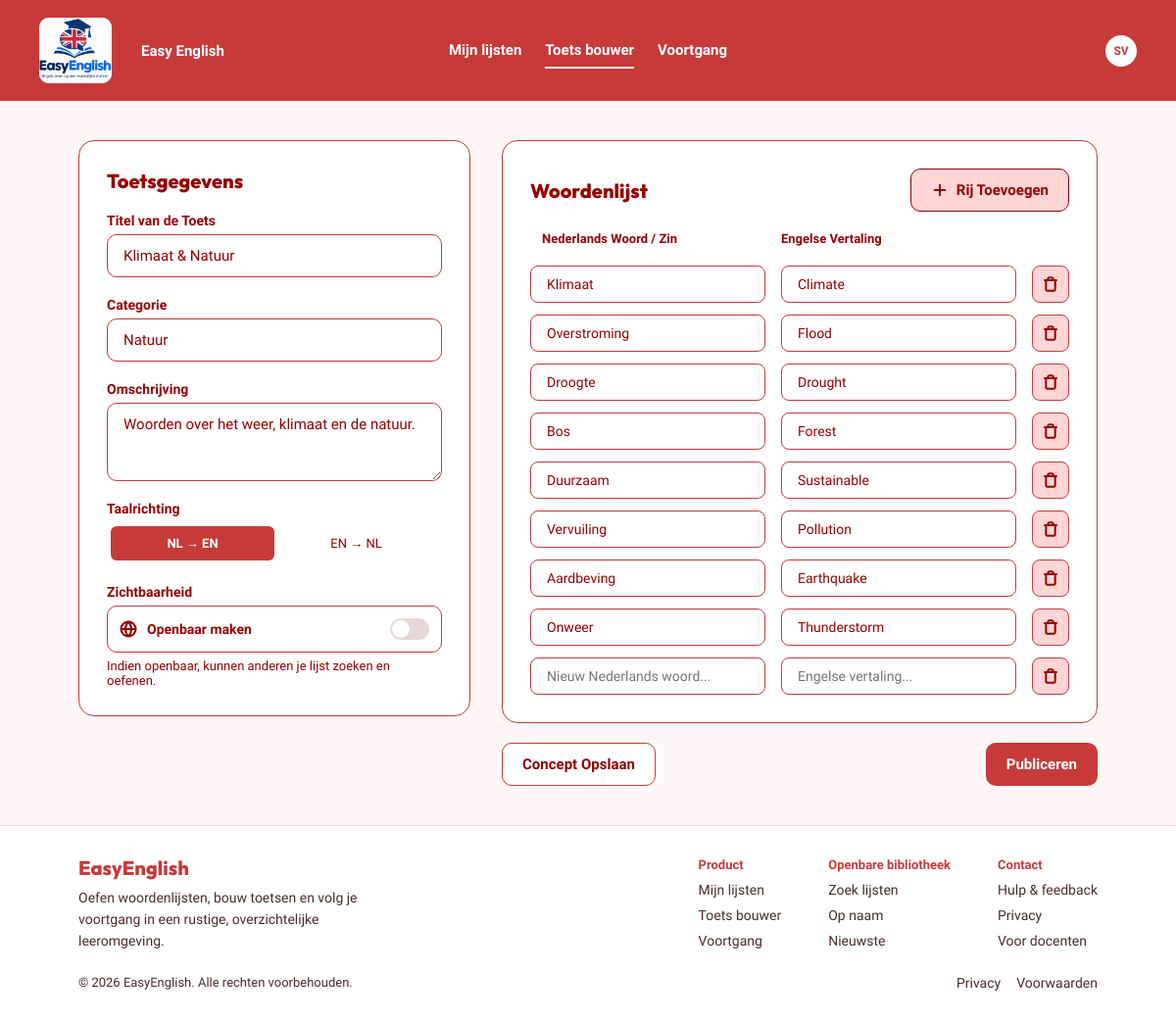
The app's page /toetsbouwer.php?id=2 (signed in), older data.
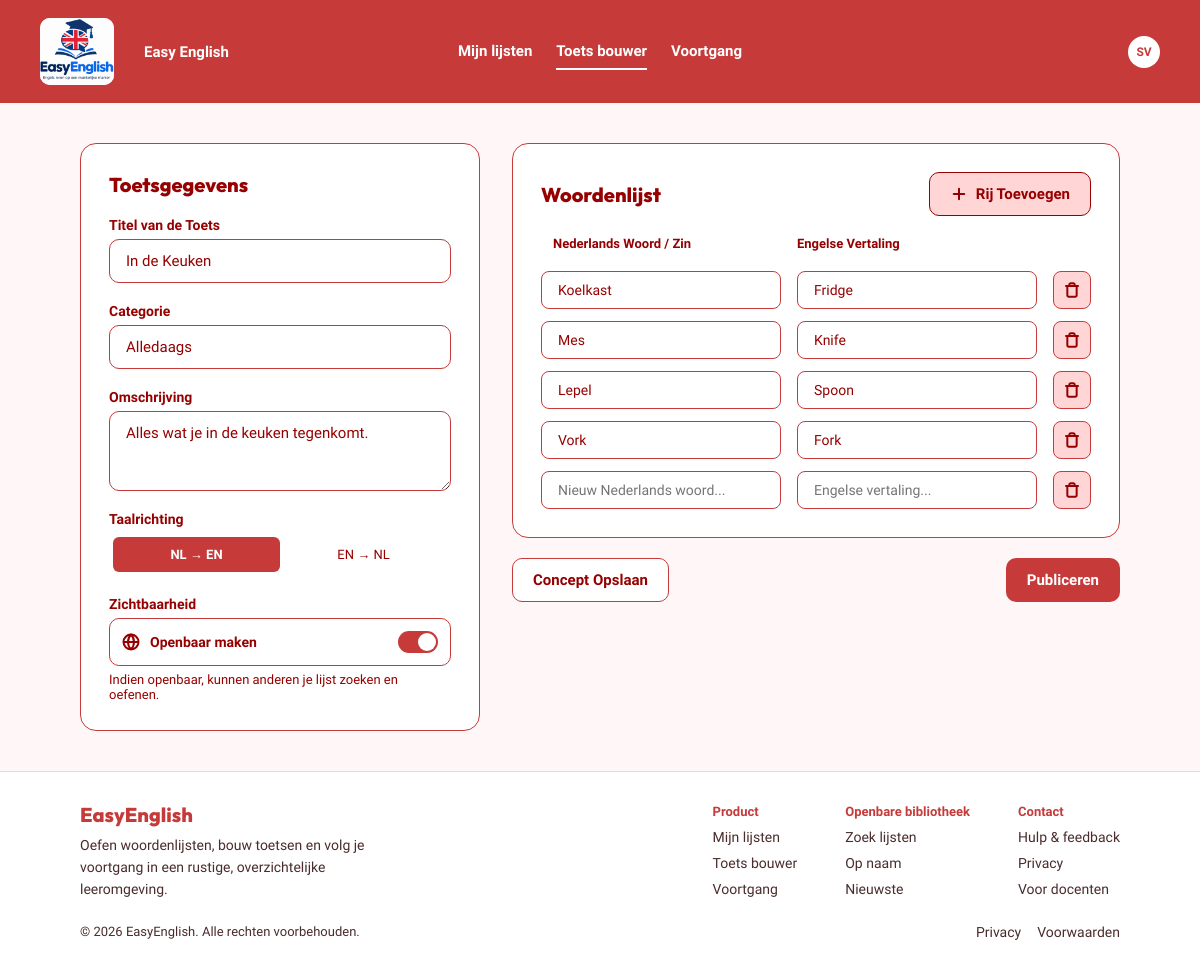
The same page, newer data.
### tables this page shows
CREATE TABLE word_lists (
    id           INT AUTO_INCREMENT PRIMARY KEY,
    user_id      INT NOT NULL,
    title        VARCHAR(150) NOT NULL,
    description  TEXT NULL,
    category     VARCHAR(50) NULL,
    direction    VARCHAR(5) NOT NULL DEFAULT 'nl-en',
    is_public    TINYINT(1) NOT NULL DEFAULT 0,
    is_published TINYINT(1) NOT NULL DEFAULT 0,
    FOREIGN KEY (user_id) REFERENCES users(id) ON DELETE CASCADE
);

CREATE TABLE words (
    id       INT AUTO_INCREMENT PRIMARY KEY,
    list_id  INT NOT NULL,
    dutch    VARCHAR(255) NOT NULL,
    english  VARCHAR(255) NOT NULL,
    position INT NOT NULL DEFAULT 0,
    FOREIGN KEY (list_id) REFERENCES word_lists(id) ON DELETE CASCADE
);

### classes/Database.php (called while the page is built)
<?php
class Database
{
    private static $pdo = null;
    public static function connect()
    {
        if (self::$pdo == null) {
            self::$pdo = new PDO('mysql:host=127.0.0.1;dbname=easyenglish;charset=utf8mb4', 'root', '');
            self::$pdo->setAttribute(PDO::ATTR_ERRMODE, PDO::ERRMODE_EXCEPTION);
            self::$pdo->setAttribute(PDO::ATTR_DEFAULT_FETCH_MODE, PDO::FETCH_ASSOC);
        }
        return self::$pdo;
    }
}

### classes/WordList.php (called while the page is built, shortened)
<?php
class WordList
{
    private $db;
    public function __construct()
    {
        $this->db = Database::connect();
    }
    public function getById($id)
    {
        $stmt = $this->db->prepare('
            SELECT word_lists.*, users.full_name,
                (SELECT COUNT(*) FROM words WHERE words.list_id = word_lists.id) AS word_count
            FROM word_lists
            JOIN users ON users.id = word_lists.user_id
            WHERE word_lists.id = ?
        ');
        $stmt->execute([$id]);
        return $stmt->fetch();
    }
    public function getWords($listId)
    {
        $stmt = $this->db->prepare('SELECT * FROM words WHERE list_id = ? ORDER BY position');
        $stmt->execute([$listId]);
        return $stmt->fetchAll();
    }
}

### toetsbouwer.php (the view, shortened to what the changed rows need)
<?php
$wordList = new WordList();
$lijstTitel = '';
$omschrijving = '';
$categorie = '';
$woorden = [];
if (isset($_GET['id'])) {
    $lijst = $wordList->getById($_GET['id']);
    $id = $lijst['id'];
    $lijstTitel = $lijst['title'];
    $omschrijving = $lijst['description'];
    $categorie = $lijst['category'];
    $woorden = $wordList->getWords($id);
}
include 'includes/header.php';
?>
<main class="page">
    <form method="post" class="builder-layout">
        <div class="meta-column">
            <div class="card">
                <h2 class="card-title">Toetsgegevens</h2>
                <label class="field">
                    <span class="field-label">Titel van de Toets</span>
                    <input class="input" type="text" name="titel" value="<?= htmlspecialchars($lijstTitel) ?>" placeholder="bijv. Academische Kernwoorden" required>
                </label>
                <label class="field">
                    <span class="field-label">Categorie</span>
                    <input class="input" type="text" name="categorie" value="<?= htmlspecialchars($categorie) ?>" placeholder="bijv. Alledaags">
                </label>
                <label class="field">
                    <span class="field-label">Omschrijving</span>
                    <textarea class="input" name="omschrijving" rows="3" placeholder="Waar gaat deze lijst over?"><?= htmlspecialchars($omschrijving) ?></textarea>
                </label>
                <div class="field">
                    <label class="switch-row">
                        <span class="switch-label"><img src="assets/icons/globe.svg" alt=""> Openbaar maken</span>
                        <span class="switch"></span>
                    </label>
                </div>
            </div>
        </div>
        <div class="words-column">
            <div class="card">
                <div class="words-header">
                    <h2 class="card-title">Woordenlijst</h2>
                </div>
                <div id="rijen" class="word-rows">
                    <?php foreach ($woorden as $woord) { ?>
                        <div class="word-row">
                            <input class="input input-small" type="text" name="nederlands[]" value="<?= htmlspecialchars($woord['dutch']) ?>">
                            <input class="input input-small" type="text" name="engels[]" value="<?= htmlspecialchars($woord['english']) ?>">
                            <button type="button" class="icon-button icon-button-row" onclick="rijVerwijderen(this)">
                                <img src="assets/icons/trash.svg" alt="Verwijderen">
                            </button>
                        </div>
                    <?php } ?>
                </div>
            </div>
        </div>
    </form>
</main>
<?php include 'includes/footer.php'; ?>

Row changes from the older to the newer data that the page shows:
no longer on this page (row edited): words: dutch "Klimaat", english "Climate"
no longer on this page (row edited): words: dutch "Overstroming", english "Flood"
no longer on this page (row edited): words: dutch "Droogte", english "Drought"
no longer on this page (row edited): words: dutch "Bos", english "Forest"
no longer on this page (row edited): words: dutch "Duurzaam", english "Sustainable"
no longer on this page (row edited): words: dutch "Vervuiling", english "Pollution"
no longer on this page (row edited): words: dutch "Aardbeving", english "Earthquake"
removed words: dutch "Onweer", english "Thunderstorm"
changed word_lists: titel "Klimaat & Natuur" → "In de Keuken"; categorie "Natuur" → "Alledaags"; omschrijving "Woorden over het weer, klimaat en de natuur." → "Alles wat je in de keuken tegenkomt."
now on this page (row edited): words: dutch "Koelkast", english "Fridge"
now on this page (row edited): words: dutch "Mes", english "Knife"
now on this page (row edited): words: dutch "Lepel", english "Spoon"
now on this page (row edited): words: dutch "Vork", english "Fork"
